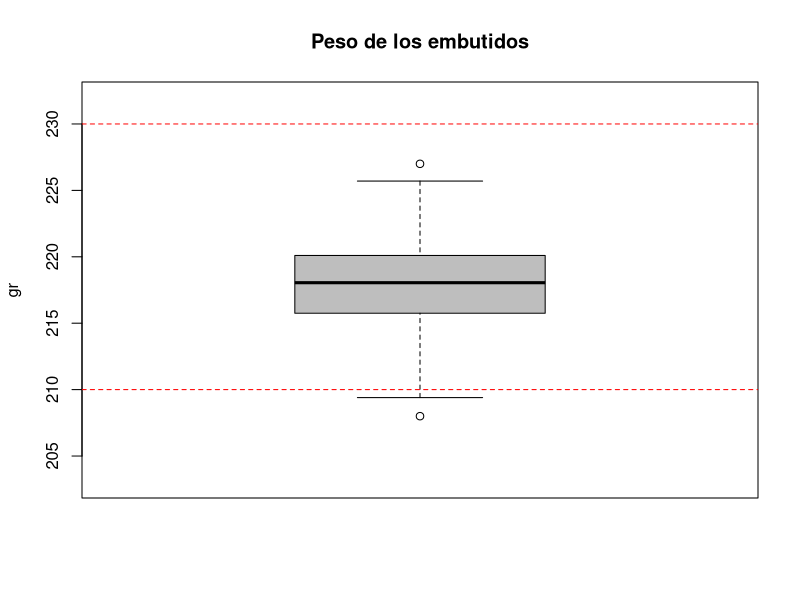
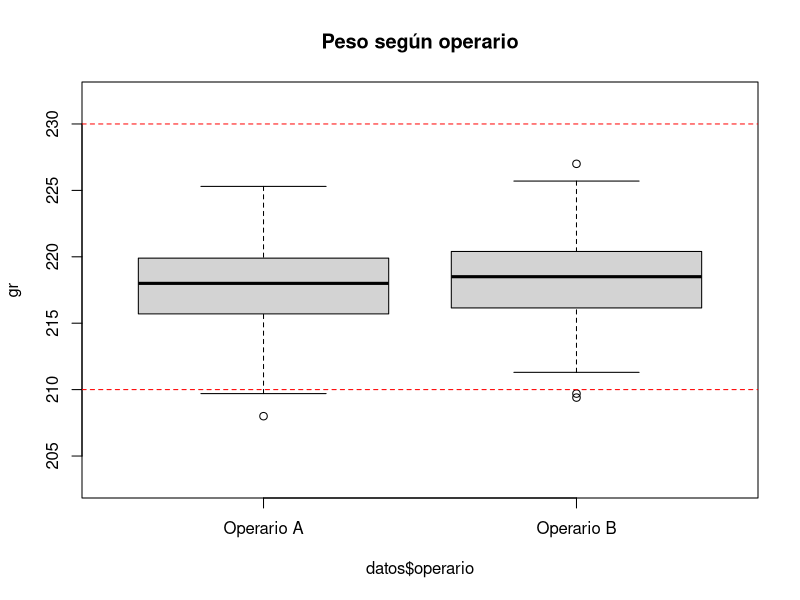
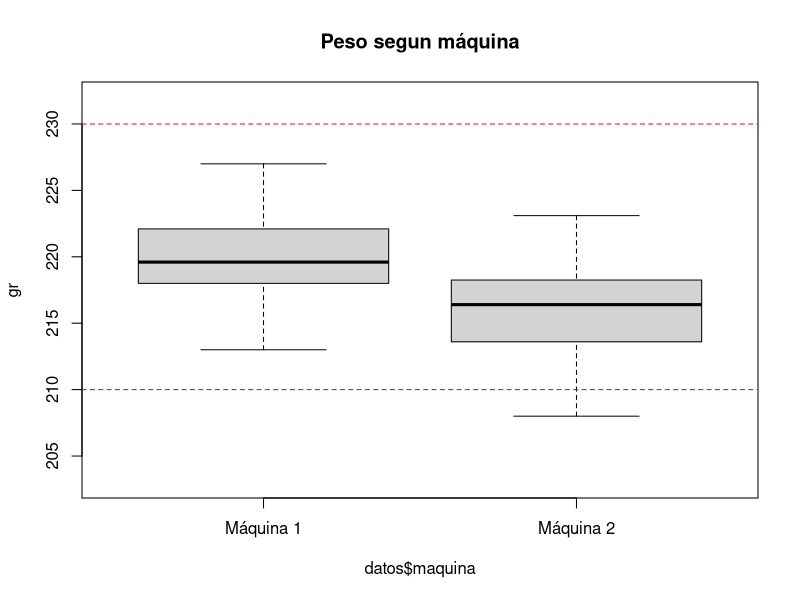
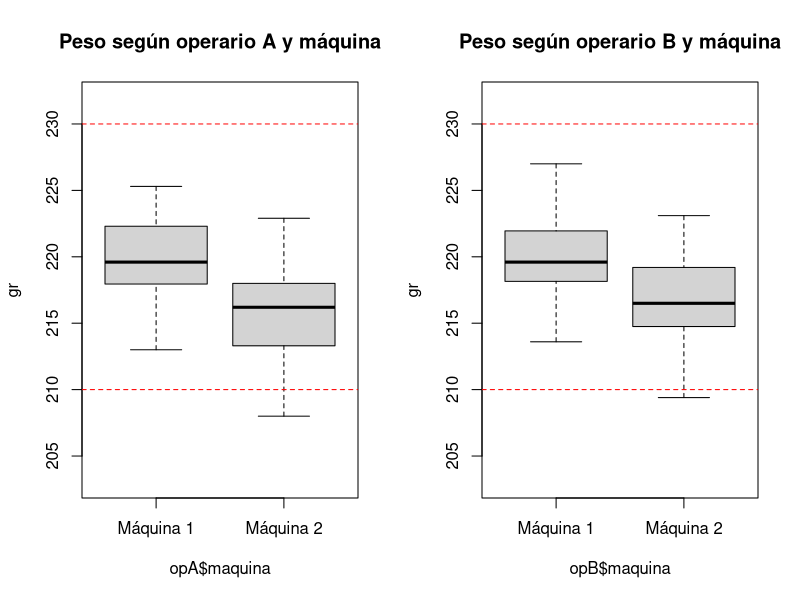
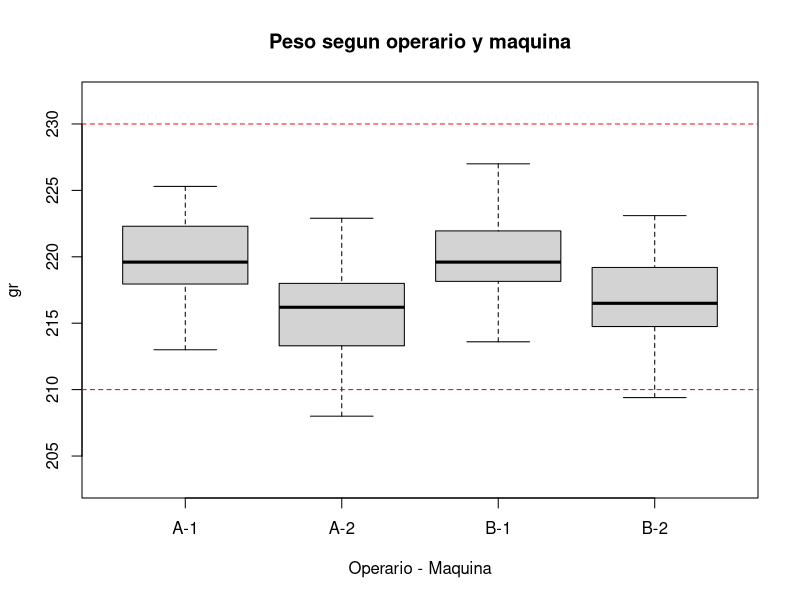

These charts were generated, in order, by the following R code:
#------------------------------------------------------#
#--         ACTIVIDAD_3_ANALISIS_EXPLORATORIO        --#
#-- Universidad del Valle: Escuela de Estadistica    --#
#-- Asignatura: Probabilidad y Estadistica           --#
#-- Profesor: Ivan Mauricio Bermudez Vera            --#
#-- Estudiantes:                                     --#
#--   Juan Sebastian Getial Getial <2124644>         --#
#--   Mauricio Muñoz Gutierez <----------->          --#
#--   Brayan Andres Sanchez Lozano <2128974>         --#
#------------------------------------------------------#

#Se suben los datos
datos <- read.table("data_embutidos.txt", header=TRUE, dec=".")

#Especificaciones del peso -> 220 ± 10 gr
#Limites
limite_superior = 220  + 10
limite_inferior = 220 - 10

#Valores maximos y minimos
max = max(datos$peso)
min = min(datos$peso)

#box plot del peso
x11()
boxplot(datos$peso,
        ylab="gr",
        ylim=c(min-5,max+5),
        col="gray",
        main="Peso de los embutidos"
)
abline(h=c(limite_inferior, limite_superior, 31.5),lty=2,col="Red")

#box plot del peso segun operario
x11()
boxplot(datos$peso ~ datos$operario,
        ylab="gr",
        names=c("Operario A", "Operario B"),
        main="Peso según operario",
        ylim=c(min-5,max+5)
)
abline(h=c(limite_inferior, limite_superior, 31.5),lty=2,col="Red")

#box plot del peso segun máquina
x11()
boxplot(datos$peso ~ datos$maquina,
        ylab="gr",
        names=c("Máquina 1", "Máquina 2"),
        main="Peso segun máquina",
        ylim=c(min-5,max+5)
)
abline(h=c(limite_inferior, limite_superior, 31.5),lty=2,col="Red")

#box plot peso segun operario y máquina
library(dplyr) #Se debe instalar primero

opA <- dplyr::filter(datos, operario == "A") 
opB <- dplyr::filter(datos, operario == "B")

#box plot operario A segun máquina
x11(); par(mfrow=c(1,2))
boxplot(opA$peso ~ opA$maquina,
        ylab="gr",
        names=c("Máquina 1", "Máquina 2"),
        main="Peso según operario A y máquina",
        ylim=c(min-5,max+5)
)
abline(h=c(limite_inferior, limite_superior, 31.5),lty=2,col="Red")

#box plot operario B segun máquina
boxplot(opB$peso ~ opB$maquina,
        ylab="gr",
        names=c("Máquina 1", "Máquina 2"),
        main="Peso según operario B y máquina",
        ylim=c(min-5,max+5)
)
abline(h=c(limite_inferior, limite_superior, 31.5),lty=2,col="Red")

#grafico con las cuatro cajas.
x11()
boxplot(datos$peso ~ datos$maquina * datos$operario,
        ylab="gr",
        xlab = "Operario - Maquina",
        names=c("A-1", "A-2", "B-1", "B-2"),
        main="Peso segun operario y maquina",
        ylim=c(min-5,max+5)
)
abline(h=c(limite_inferior,limite_superior,31.5),lty=2,col="Red")